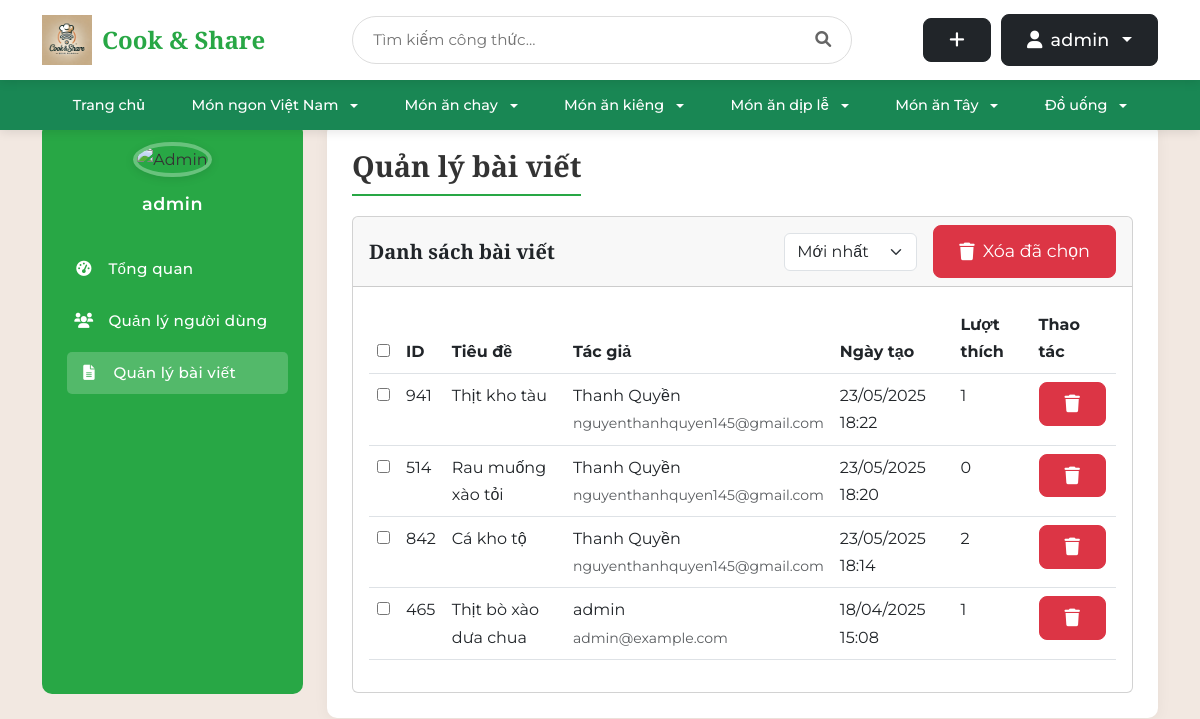
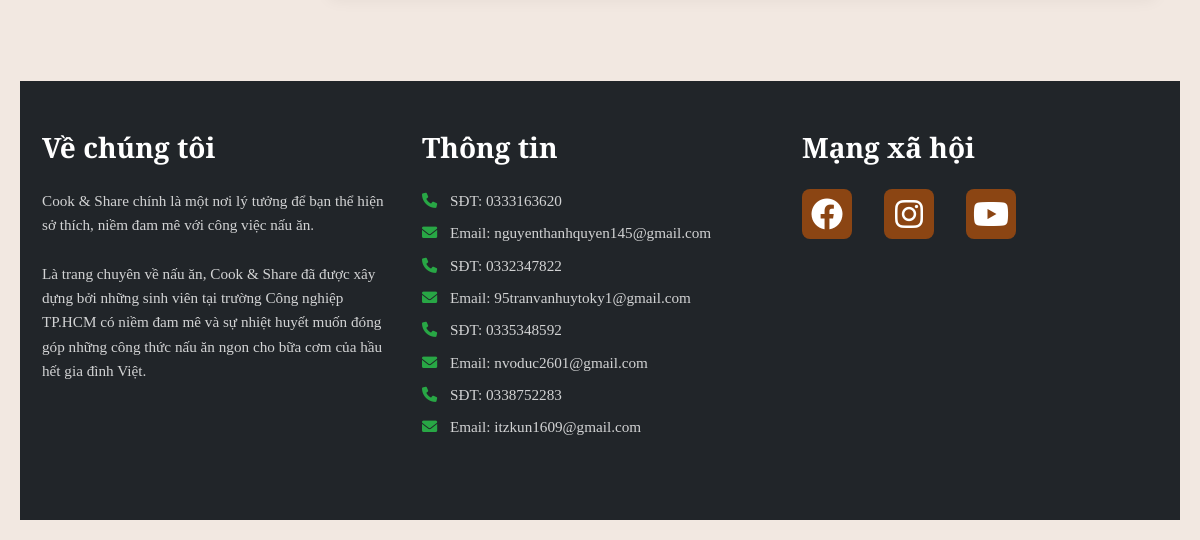
The page /admin/posts (signed in) on the database as committed earlier (2 pictures, top to bottom).
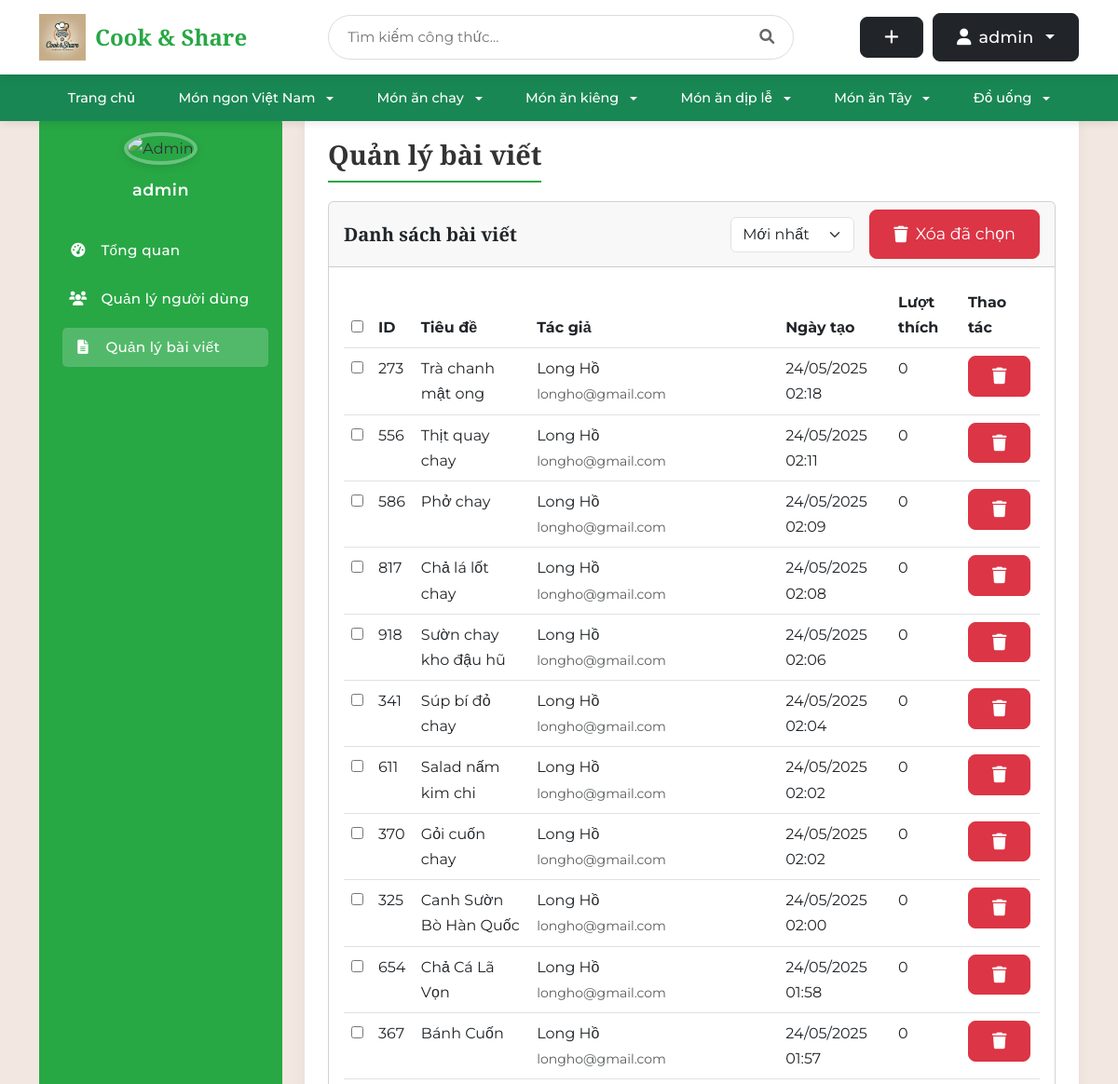
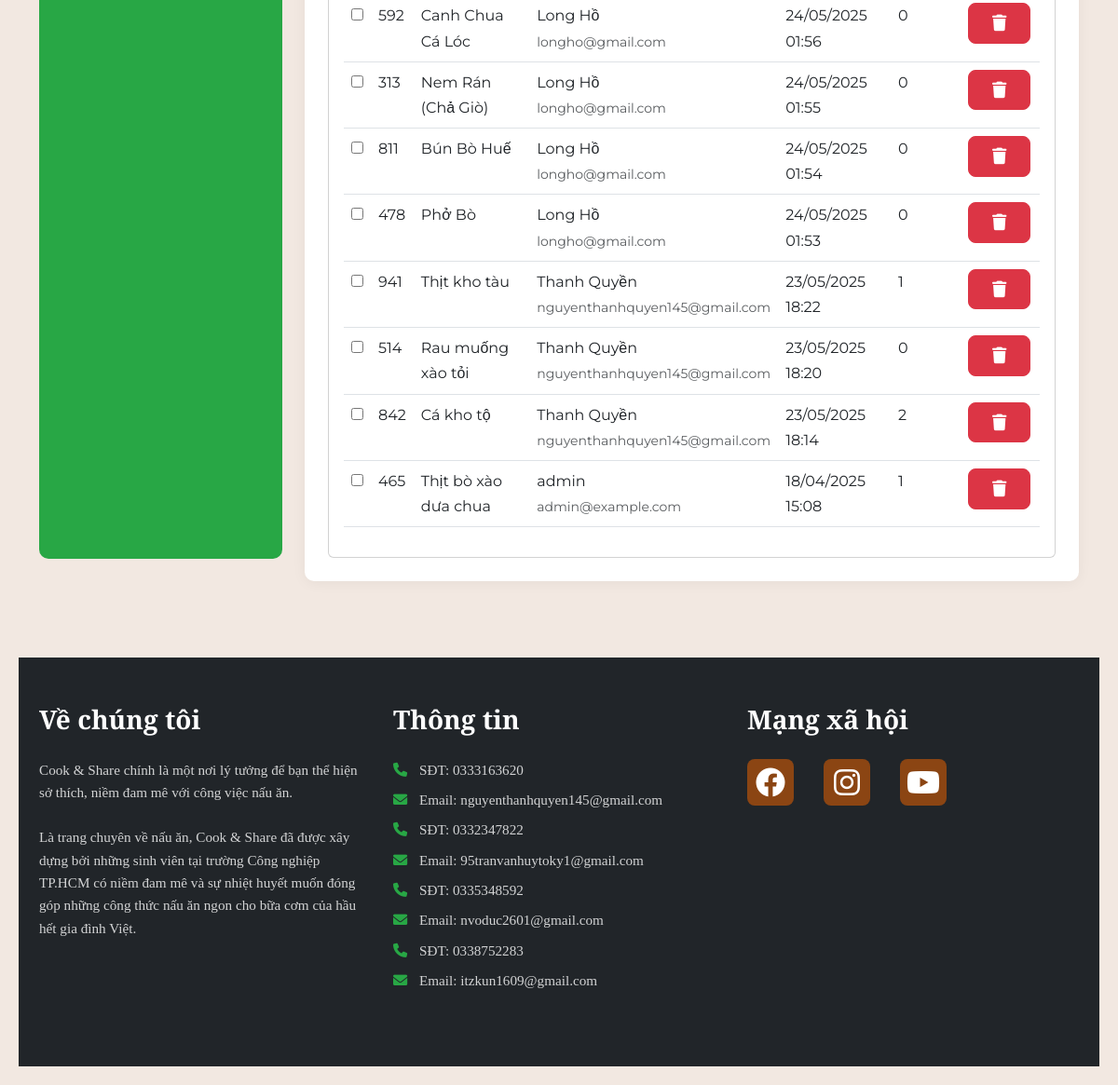
The same page on the database as committed later (2 pictures, top to bottom).
### tables this page shows
CREATE TABLE post (
    id INTEGER PRIMARY KEY AUTOINCREMENT,
    author_id INTEGER NOT NULL,
    created TIMESTAMP NOT NULL DEFAULT CURRENT_TIMESTAMP,
    title TEXT NOT NULL,
    description TEXT,
    ingredients TEXT NOT NULL,
    instructions TEXT NOT NULL,
    cooking_time INTEGER DEFAULT 0,
    servings INTEGER DEFAULT 1,
    FOREIGN KEY (author_id) REFERENCES user (id)
);

CREATE TABLE user (
    id INTEGER PRIMARY KEY AUTOINCREMENT,
    username TEXT UNIQUE NOT NULL,
    password TEXT NOT NULL,
    email TEXT UNIQUE NOT NULL,
    created TIMESTAMP NOT NULL DEFAULT CURRENT_TIMESTAMP,
    avatar_path TEXT,
    role TEXT NOT NULL DEFAULT 'user',
    is_blocked BOOLEAN NOT NULL DEFAULT 0,
    gender TEXT,
    birthdate DATE,
    phone TEXT
);

### share_recipe/admin.py (the view)
@bp.route('/posts')
@login_required
def posts():
    if g.user['role'] != 'admin':
        return redirect(url_for('index'))
    sort_order = request.args.get('sort', 'newest')
    db = get_db()
    base_query = '''
        SELECT p.*, u.username as author_name, u.email as author_email,
        (SELECT COUNT(*) FROM favorites f WHERE f.post_id = p.id) as like_count
        FROM post p
        JOIN user u ON p.author_id = u.id
    '''
    if sort_order == 'oldest':
        base_query += ' ORDER BY p.created ASC'
    elif sort_order == 'likes':
        base_query += ' ORDER BY like_count DESC'
    else:  # Default to newest
        base_query += ' ORDER BY p.created DESC'
    posts = db.execute(base_query).fetchall()
    return render_template('admin/posts.html', posts=posts)

### share_recipe/auth.py (called while the page is built)
@bp.before_app_request
def load_logged_in_user():
    user_id = session.get('user_id')
    if user_id is None:
        g.user = None
    else:
        user = get_db().execute(
            'SELECT * FROM user WHERE id = ?', (user_id,)
        ).fetchone()
        if user:
            user_dict = dict(user)
            is_blocked = user_dict.get('is_blocked')
            if is_blocked:
                g.user = None
                session.clear()
                flash('Tài khoản đã bị khóa. Mời đăng nhập lại.')
                return redirect(url_for('auth.login'))
            else:
                g.user = user
        else:
            g.user = None

def login_required(view):
    @functools.wraps(view)
    def wrapped_view(**kwargs):
        if g.user is None:
            return redirect(url_for('auth.login'))
        return view(**kwargs)
    return wrapped_view

### share_recipe/db.py (called while the page is built)
def get_db():
    if 'db' not in g:
        g.db = sqlite3.connect(
            current_app.config['DATABASE'],
            detect_types=sqlite3.PARSE_DECLTYPES
        )
        g.db.row_factory = sqlite3.Row
    return g.db

### share_recipe/templates/admin/posts.html (shortened to what this page needs)
{% extends 'admin/base_admin.html' %}
{% block admin_title %}Quản lý bài viết{% endblock %}
{% block admin_content %}
<div class="card">
    <div class="card-header d-flex justify-content-between align-items-center">
        <h5 class="card-title mb-0">Danh sách bài viết</h5>
        <div class="d-flex align-items-center">
            <div class="me-3">
                <select id="sort-posts" class="form-select">
                    <option value="newest" {% if request.args.get('sort') == 'newest' %}selected{% endif %}>Mới nhất</option>
                </select>
            </div>
            <button type="button" class="btn btn-danger" id="delete-selected-posts">
                <i class="fas fa-trash"></i> Xóa đã chọn
            </button>
        </div>
    </div>
    <div class="card-body">
        <div class="table-responsive">
            <table class="table table-hover">
                <thead>
                    <tr>
                        <th><input type="checkbox" id="select-all-posts"></th>
                        <th>ID</th>
                        <th>Tiêu đề</th>
                        <th>Tác giả</th>
                        <th>Ngày tạo</th>
                        <th>Lượt thích</th>
                        <th>Thao tác</th>
                    </tr>
                </thead>
                <tbody>
                    {% for post in posts %}
                    <tr>
                        <td><input type="checkbox" class="select-post" value="{{ post['id'] }}"></td>
                        <td>{{ post['id'] }}</td>
                        <td>{{ post['title'] }}</td>
                        <td>
                            <div>{{ post['author_name'] }}</div>
                            <small class="text-muted">{{ post['author_email'] }}</small>
                        </td>
                        <td>{{ post['created'].strftime('%d/%m/%Y %H:%M') }}</td>
                        <td>{{ post['like_count'] }}</td>
                        <td>
                            <form action="{{ url_for('admin.delete_post', id=post['id']) }}" method="post" style="display: inline;">
                                <button type="submit" class="btn btn-danger btn-sm" onclick="return confirm('Bạn có chắc chắn muốn xóa bài viết này?')">
                                    <i class="fas fa-trash"></i>
                                </button>
                            </form>
                        </td>
                    </tr>
                    {% endfor %}
                </tbody>
            </table>
        </div>
    </div>
</div>
{% endblock %}

Rows that differ between the two databases and show on the page:
added post: id "273", title "Trà chanh mật ong", author_name "Long Hồ", author_email "longho@gmail.com", created "24/05/2025 02:18", like_count "0"
added post: id "556", title "Thịt quay chay", author_name "Long Hồ", author_email "longho@gmail.com", created "24/05/2025 02:11", like_count "0"
added post: id "586", title "Phở chay", author_name "Long Hồ", author_email "longho@gmail.com", created "24/05/2025 02:09", like_count "0"
added post: id "817", title "Chả lá lốt chay", author_name "Long Hồ", author_email "longho@gmail.com", created "24/05/2025 02:08", like_count "0"
added post: id "918", title "Sườn chay kho đậu hũ", author_name "Long Hồ", author_email "longho@gmail.com", created "24/05/2025 02:06", like_count "0"
added post: id "341", title "Súp bí đỏ chay", author_name "Long Hồ", author_email "longho@gmail.com", created "24/05/2025 02:04", like_count "0"
added post: id "611", title "Salad nấm kim chi", author_name "Long Hồ", author_email "longho@gmail.com", created "24/05/2025 02:02", like_count "0"
added post: id "370", title "Gỏi cuốn chay", author_name "Long Hồ", author_email "longho@gmail.com", created "24/05/2025 02:02", like_count "0"
added post: id "325", title "Canh Sườn Bò Hàn Quốc", author_name "Long Hồ", author_email "longho@gmail.com", created "24/05/2025 02:00", like_count "0"
added post: id "654", title "Chả Cá Lã Vọn", author_name "Long Hồ", author_email "longho@gmail.com", created "24/05/2025 01:58", like_count "0"
added post: id "367", title "Bánh Cuốn", author_name "Long Hồ", author_email "longho@gmail.com", created "24/05/2025 01:57", like_count "0"
added post: id "592", title "Canh Chua Cá Lóc", author_name "Long Hồ", author_email "longho@gmail.com", created "24/05/2025 01:56", like_count "0"
added post: id "313", title "Nem Rán (Chả Giò)", author_name "Long Hồ", author_email "longho@gmail.com", created "24/05/2025 01:55", like_count "0"
added post: id "811", title "Bún Bò Huế", author_name "Long Hồ", author_email "longho@gmail.com", created "24/05/2025 01:54", like_count "0"
added post: id "478", title "Phở Bò", author_name "Long Hồ", author_email "longho@gmail.com", created "24/05/2025 01:53", like_count "0"
